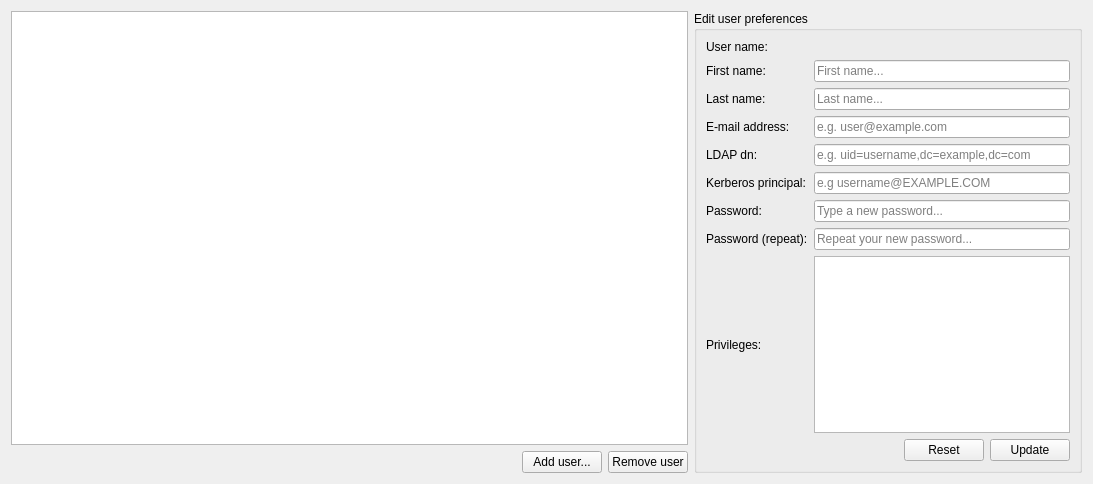
<?xml version="1.0" encoding="UTF-8"?>
<ui version="4.0">
 <class>Form</class>
 <widget class="QWidget" name="Form">
  <property name="geometry">
   <rect>
    <x>0</x>
    <y>0</y>
    <width>1093</width>
    <height>484</height>
   </rect>
  </property>
  <property name="windowTitle">
   <string>User management</string>
  </property>
  <property name="windowIcon">
   <iconset theme="system-users">
    <normaloff>.</normaloff>.</iconset>
  </property>
  <layout class="QHBoxLayout" name="horizontalLayout_2">
   <item>
    <layout class="QVBoxLayout" name="verticalLayout">
     <item>
      <widget class="QTreeView" name="userListTreeView"/>
     </item>
     <item>
      <layout class="QHBoxLayout" name="horizontalLayout">
       <item>
        <spacer name="horizontalSpacer_2">
         <property name="orientation">
          <enum>Qt::Horizontal</enum>
         </property>
         <property name="sizeHint" stdset="0">
          <size>
           <width>40</width>
           <height>20</height>
          </size>
         </property>
        </spacer>
       </item>
       <item>
        <widget class="QPushButton" name="addUserPushButton">
         <property name="text">
          <string>Add user...</string>
         </property>
         <property name="icon">
          <iconset theme="list-add">
           <normaloff>.</normaloff>.</iconset>
         </property>
        </widget>
       </item>
       <item>
        <widget class="QPushButton" name="removeUserPushButton">
         <property name="text">
          <string>Remove user</string>
         </property>
         <property name="icon">
          <iconset theme="list-remove">
           <normaloff>.</normaloff>.</iconset>
         </property>
        </widget>
       </item>
      </layout>
     </item>
    </layout>
   </item>
   <item>
    <widget class="QGroupBox" name="groupBox">
     <property name="sizePolicy">
      <sizepolicy hsizetype="Maximum" vsizetype="Preferred">
       <horstretch>0</horstretch>
       <verstretch>0</verstretch>
      </sizepolicy>
     </property>
     <property name="title">
      <string>Edit user preferences</string>
     </property>
     <layout class="QGridLayout" name="gridLayout_2">
      <item row="1" column="1">
       <widget class="QLineEdit" name="firstNameLineEdit">
        <property name="placeholderText">
         <string>First name...</string>
        </property>
       </widget>
      </item>
      <item row="8" column="1">
       <widget class="QListWidget" name="privilegeListWidget"/>
      </item>
      <item row="5" column="0">
       <widget class="QLabel" name="label_8">
        <property name="text">
         <string>Kerberos principal:</string>
        </property>
       </widget>
      </item>
      <item row="0" column="0">
       <widget class="QLabel" name="label">
        <property name="text">
         <string>User name:</string>
        </property>
       </widget>
      </item>
      <item row="6" column="0">
       <widget class="QLabel" name="label_9">
        <property name="text">
         <string>Password:</string>
        </property>
       </widget>
      </item>
      <item row="6" column="1">
       <widget class="QLineEdit" name="passwordLineEdit">
        <property name="echoMode">
         <enum>QLineEdit::Password</enum>
        </property>
        <property name="placeholderText">
         <string>Type a new password...</string>
        </property>
       </widget>
      </item>
      <item row="8" column="0">
       <widget class="QLabel" name="label_5">
        <property name="text">
         <string>Privileges:</string>
        </property>
       </widget>
      </item>
      <item row="5" column="1">
       <widget class="QLineEdit" name="krbprincipalLineEdit">
        <property name="placeholderText">
         <string>e.g username@EXAMPLE.COM</string>
        </property>
       </widget>
      </item>
      <item row="2" column="0">
       <widget class="QLabel" name="label_4">
        <property name="text">
         <string>Last name:</string>
        </property>
       </widget>
      </item>
      <item row="3" column="0">
       <widget class="QLabel" name="label_6">
        <property name="text">
         <string>E-mail address:</string>
        </property>
       </widget>
      </item>
      <item row="7" column="1">
       <widget class="QLineEdit" name="passwordRepeatLineEdit">
        <property name="echoMode">
         <enum>QLineEdit::Password</enum>
        </property>
        <property name="placeholderText">
         <string>Repeat your new password...</string>
        </property>
       </widget>
      </item>
      <item row="7" column="0">
       <widget class="QLabel" name="label_10">
        <property name="text">
         <string>Password (repeat):</string>
        </property>
       </widget>
      </item>
      <item row="4" column="0">
       <widget class="QLabel" name="label_7">
        <property name="text">
         <string>LDAP dn:</string>
        </property>
       </widget>
      </item>
      <item row="2" column="1">
       <widget class="QLineEdit" name="lastnameLineEdit">
        <property name="placeholderText">
         <string>Last name...</string>
        </property>
       </widget>
      </item>
      <item row="0" column="1">
       <widget class="QLabel" name="userNameLabel">
        <property name="text">
         <string/>
        </property>
       </widget>
      </item>
      <item row="3" column="1">
       <widget class="QLineEdit" name="emailLineEdit">
        <property name="placeholderText">
         <string>e.g. user@example.com</string>
        </property>
       </widget>
      </item>
      <item row="4" column="1">
       <widget class="QLineEdit" name="ldapdnLineEdit">
        <property name="placeholderText">
         <string>e.g. uid=username,dc=example,dc=com</string>
        </property>
       </widget>
      </item>
      <item row="1" column="0">
       <widget class="QLabel" name="label_3">
        <property name="text">
         <string>First name:</string>
        </property>
       </widget>
      </item>
      <item row="9" column="0" colspan="2">
       <layout class="QHBoxLayout" name="horizontalLayout_3">
        <item>
         <spacer name="horizontalSpacer">
          <property name="orientation">
           <enum>Qt::Horizontal</enum>
          </property>
          <property name="sizeHint" stdset="0">
           <size>
            <width>40</width>
            <height>20</height>
           </size>
          </property>
         </spacer>
        </item>
        <item>
         <widget class="QPushButton" name="resetPushButton">
          <property name="text">
           <string>Reset</string>
          </property>
          <property name="icon">
           <iconset theme="view-refresh">
            <normaloff>.</normaloff>.</iconset>
          </property>
         </widget>
        </item>
        <item>
         <widget class="QPushButton" name="updateEditPushButton">
          <property name="text">
           <string>Update</string>
          </property>
          <property name="icon">
           <iconset theme="document-save">
            <normaloff>.</normaloff>.</iconset>
          </property>
         </widget>
        </item>
       </layout>
      </item>
     </layout>
    </widget>
   </item>
  </layout>
 </widget>
 <tabstops>
  <tabstop>userListTreeView</tabstop>
  <tabstop>addUserPushButton</tabstop>
  <tabstop>removeUserPushButton</tabstop>
  <tabstop>firstNameLineEdit</tabstop>
  <tabstop>lastnameLineEdit</tabstop>
  <tabstop>emailLineEdit</tabstop>
  <tabstop>ldapdnLineEdit</tabstop>
  <tabstop>krbprincipalLineEdit</tabstop>
  <tabstop>passwordLineEdit</tabstop>
  <tabstop>passwordRepeatLineEdit</tabstop>
  <tabstop>privilegeListWidget</tabstop>
  <tabstop>resetPushButton</tabstop>
  <tabstop>updateEditPushButton</tabstop>
 </tabstops>
 <resources>
  <include location="../../../resource/icons/icons.qrc"/>
 </resources>
 <connections/>
</ui>
